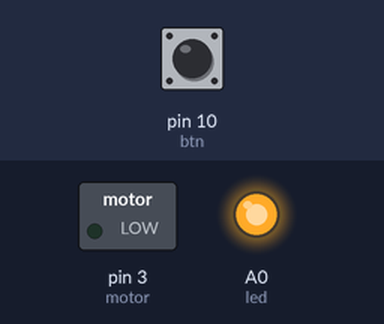
Simulated run of this sketch. Board: Arduino Uno, built with avr-gcc and run on an emulated ATmega328P. Parts: switched loads named in the sketch (green lamp = pin HIGH), output pins drawn as LEDs (lit = HIGH). Inputs (shaded band) come from the test bench; at power-on: pin 10 (btn) HIGH.

Above: at 1.2 s.
1.3 s: pin 10 (btn) pulled LOW for 0.15 s
At 1.8 s:
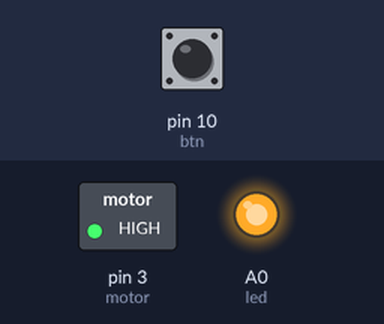
At 2.3 s:
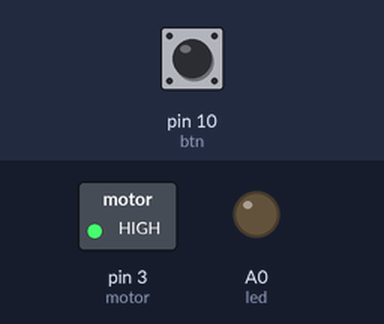
4.3 s: pin 10 (btn) pulled LOW for 3.2 s
At 12.2 s:
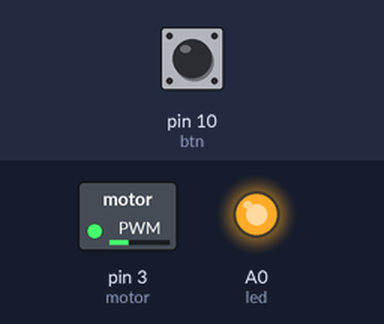
Timing chart, 0 to 15.0 s (numbered marks = the images above; inputs shaded):
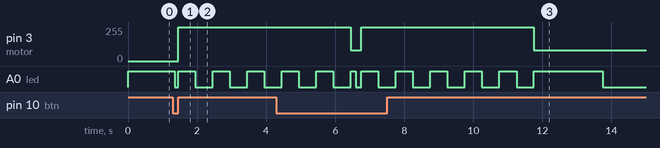

Measured:
- after the input at 1.3 s, pin 3 (motor): 0/255 → 255/255 after 0.15 s; A0 (led): HIGH → LOW after 0.05 s, then repeats every 1.0 s: HIGH 0.50 s, LOW 0.50 s

The sketch:

code.ino
```cpp
const byte led = A0;
const byte motor = 3;
const byte btn = 10;
int a = 1;

void setup() {
  pinMode(led, OUTPUT);
  pinMode(motor, OUTPUT);
  pinMode(btn, INPUT_PULLUP);
}
void btn_hantei() {
  if (digitalRead(btn) == LOW) {
    if (a == 1) {
      a = 2;
      delay(50);
    }
    else if (a == 3) {
      a = 1;
      delay(50);
    }
  }
}

void loop() {
  if (a == 1) {
    digitalWrite(motor, LOW);
    digitalWrite(led, HIGH);
    for (int i = 0; i < 50; i++) {
      delay(100);
      btn_hantei();
      if (a != 1)break;
    }
    digitalWrite(led, LOW);
    for (int i = 0; i < 50; i++) {
      delay(100);
      btn_hantei();
      if (a != 1)break;
    }
  } else if (a == 2) {
    analogWrite(motor, 255);
    for (int i = 0; i < 5; i++) {
      digitalWrite(led, HIGH);
      delay(500);
      digitalWrite(led, LOW);
      delay(500);

    }
    a = 3;
  } else if (a == 3) {
    analogWrite(motor, 80);
    digitalWrite(led, HIGH);
    for (int i = 0; i < 20; i++) {
      delay(100);
      btn_hantei();
      if (a != 3)break;
    }
    digitalWrite(led, LOW);
    for (int i = 0; i < 20; i++) {
      delay(100);
      btn_hantei();
      if (a != 3)break;
    }
  }
}
```
